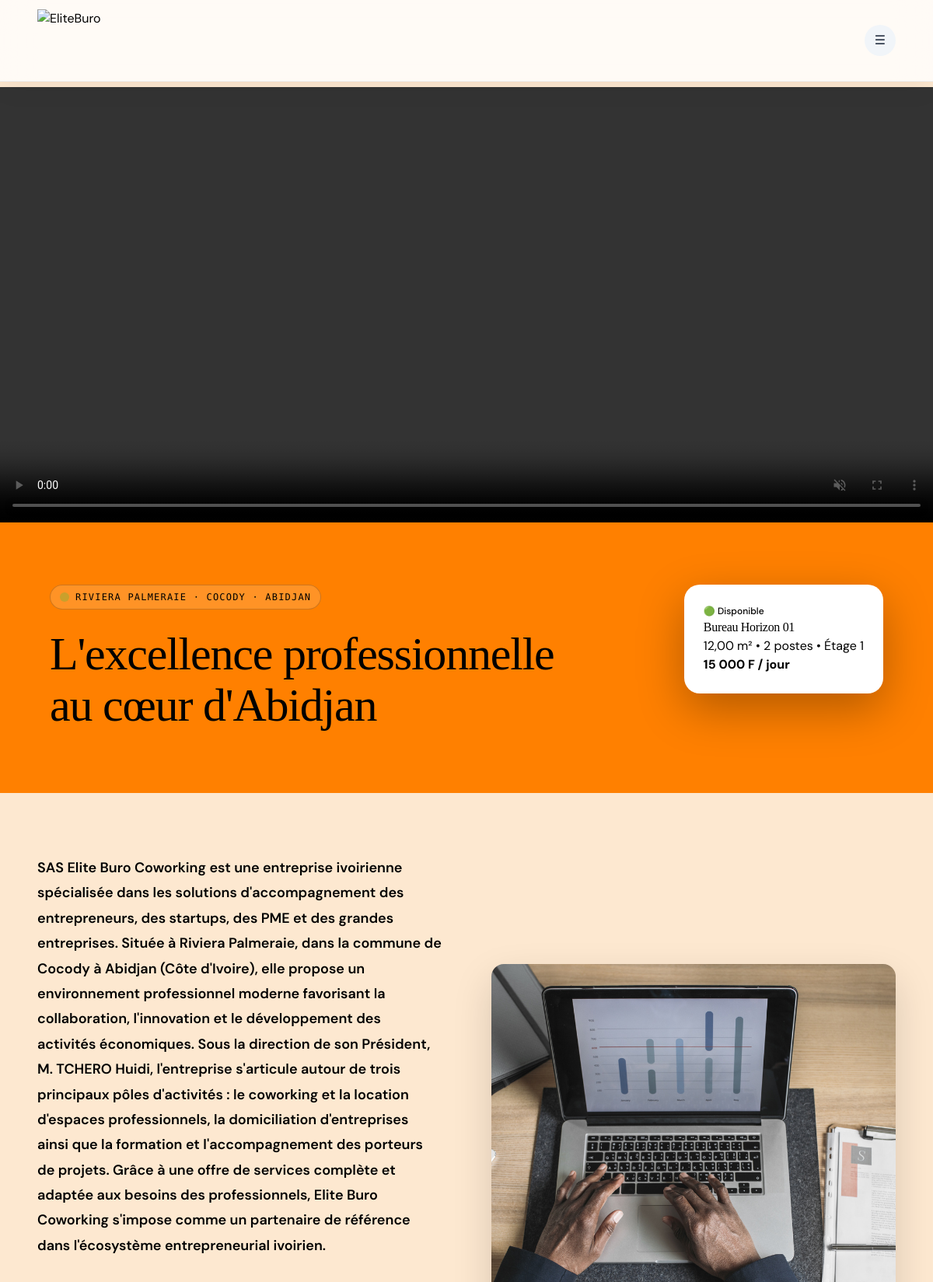
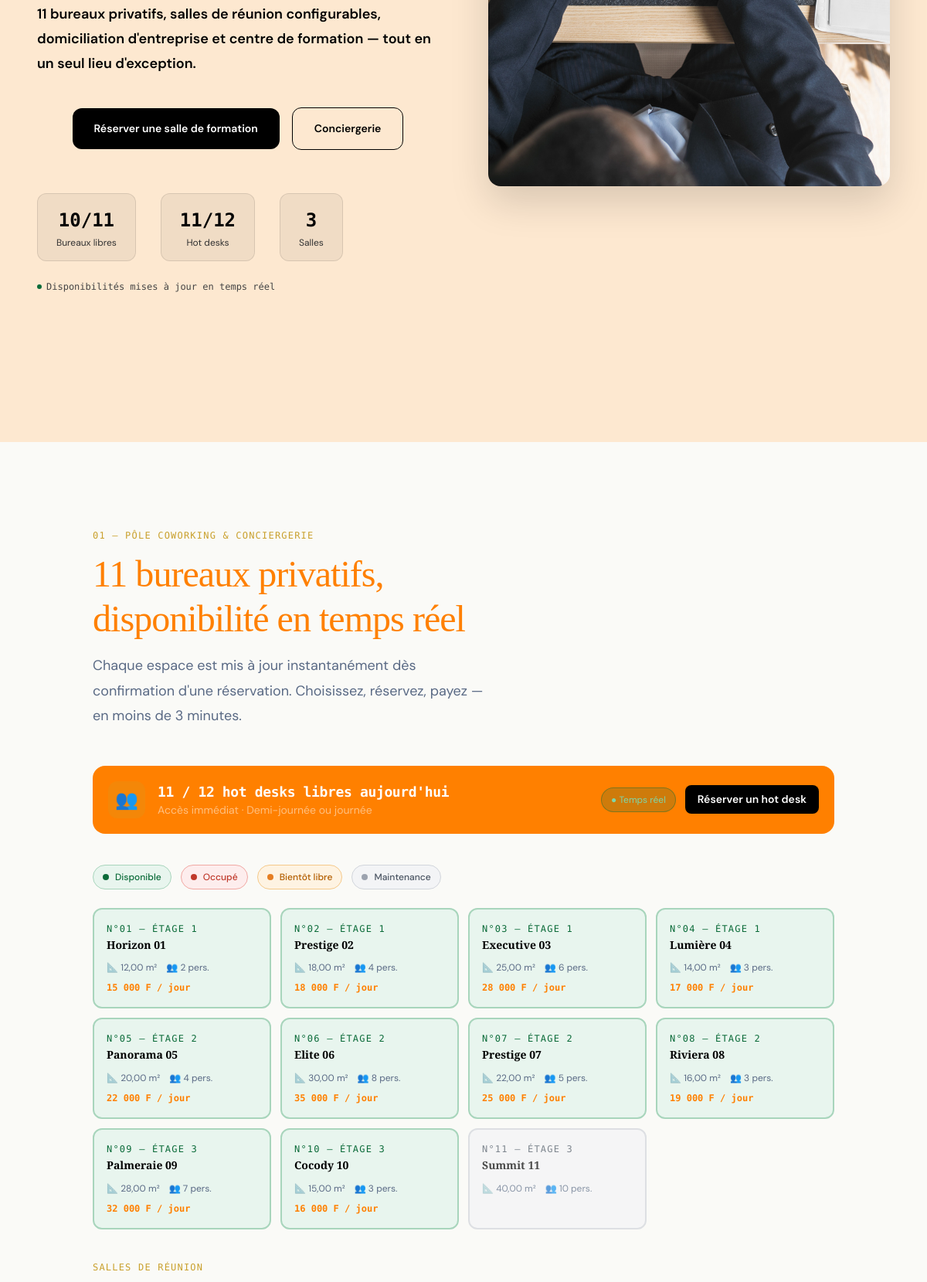
The page / (upper part) on the database its author committed (2 pictures, top to bottom).
### coworking/models.py (models this page shows, shortened)
class TimeStampedModel(models.Model):
    created_at = models.DateTimeField(auto_now_add=True)
    updated_at = models.DateTimeField(auto_now=True)
    class Meta:
        abstract = True

class Workspace(TimeStampedModel):
    espace = models.ForeignKey(CoworkingSpace, on_delete=models.CASCADE, related_name="workspaces")
    categorie = models.ForeignKey(Category, on_delete=models.CASCADE, related_name="workspaces")
    nom = models.CharField(max_length=200)
    slug = models.SlugField(max_length=220)
    description = models.TextField(blank=True, default="")
    capacite = models.PositiveIntegerField()
    superficie = models.DecimalField(max_digits=10, decimal_places=2)
    etage = models.CharField(max_length=50, blank=True, default="")
    numero = models.CharField(max_length=50, blank=True, default="")
    prix_heure = models.DecimalField(max_digits=12, decimal_places=2)
    prix_demi_journee = models.DecimalField(max_digits=12, decimal_places=2)
    prix_journee = models.DecimalField(max_digits=12, decimal_places=2)
    prix_semaine = models.DecimalField(max_digits=12, decimal_places=2)
    prix_mois = models.DecimalField(max_digits=12, decimal_places=2)
    caution = models.DecimalField(max_digits=12, decimal_places=2)
    disponible = models.BooleanField(default=True)
    vedette = models.BooleanField(default=False)
    image_principale = models.ImageField(upload_to="coworking/workspaces/images/")
    class Meta:
        verbose_name = "Workspace"
        verbose_name_plural = "Workspaces"
        unique_together = (
            "espace",
            "slug",
        )

### core/views.py (the view)
# urls.py: path('', views.home, name='home'),
def home(request):
    space = _get_or_create_fallback_space()
    cats = _get_or_create_categories()
    if not Workspace.objects.filter(espace=space).exists():
        return render(request, "core/home.html", {"STATIC_FALLBACK": True})
    workspaces_ids = list(Workspace.objects.filter(espace=space).values_list("id", flat=True))
    active_ids, upcoming_ids = get_workspace_statuses(workspaces_ids)
    all_workspaces = Workspace.objects.select_related("categorie").filter(espace=space).annotate(
        is_occupied=Case(When(id__in=active_ids, then=Value(True)), default=Value(False), output_field=BooleanField()),
        is_maintenance=Case(When(disponible=False, then=Value(True)), default=Value(False), output_field=BooleanField()),
        is_soon_free=Case(When(id__in=upcoming_ids, then=Value(True)), default=Value(False), output_field=BooleanField()),
    ).order_by("numero", "nom")
    all_workspaces_list = list(all_workspaces)
    for w in all_workspaces_list:
        w._status = build_workspace_status(w, active_ids, upcoming_ids)
        w.formatted_price = format_price(w.prix_journee)
        w.is_available = w._status == "available"
        w.is_occupied = w.id in active_ids
        w.is_maintenance = not w.disponible
        w.is_soon_free = w.id in upcoming_ids
    private_offices = [w for w in all_workspaces_list if w.categorie.nom == CAT_PRIVATE_OFFICE]
    hot_desks = [w for w in all_workspaces_list if w.categorie.nom == CAT_HOT_DESK]
    meeting_rooms_qs = [w for w in all_workspaces_list if w.categorie.nom == CAT_MEETING_ROOM]
    total_offices = len(private_offices)
    available_offices = sum(1 for w in private_offices if w.is_available)
    hot_desk_total = len(hot_desks)
    hot_desk_available = sum(1 for w in hot_desks if w.is_available)
    meeting_room_count = len(meeting_rooms_qs)
    featured_workspace = next((w for w in private_offices if w.is_available), None)
    if featured_workspace is None and private_offices:
        featured_workspace = private_offices[0]
    meeting_rooms_data = []
    for w in meeting_rooms_qs:
        equipments = list(
            WorkspaceEquipment.objects.filter(workspace=w).select_related("equipment")
        )
        meeting_rooms_data.append({
            "workspace": w,
            "equipments": [e.equipment.nom for e in equipments],
            "status": w._status,
        })
    if total_offices == 0 and hot_desk_total == 0:
        return _render_static_fallback(request)
    plans = DomiciliationPlan.objects.filter(actif=True).order_by("ordre")
    domiciliation_plans = []
    for plan in plans:
        avantages_list = [a.strip() for a in plan.avantages.split("\n") if a.strip()]
        domiciliation_plans.append({
            "id": plan.id,
            "nom": plan.nom,
            "slug": plan.slug,
            "description": plan.description,
            "prix": int(plan.prix),
            "duree": plan.durée,
            "avantages": avantages_list,
            "ordre": plan.ordre,
        })
    approved_testimonials = Testimonial.objects.filter(approuvé=True).select_related("utilisateur").order_by("-created_at")[:6]
    context: dict[str, Any] = {
        "total_offices": total_offices,
        "available_offices": available_offices,
        "hot_desk_total": hot_desk_total,
        "hot_desk_available": hot_desk_available,
        "hot_desk_available_today": hot_desk_available,
        "meeting_room_count": meeting_room_count,
        "private_offices": private_offices,
        "hot_desks": hot_desks,
        "meeting_rooms": meeting_rooms_data,
        "active_ids": active_ids,
        "upcoming_ids": upcoming_ids,
        "domiciliation_plans": domiciliation_plans,
        "testimonials": approved_testimonials,
        "featured_workspace": featured_workspace,
    }
    return render(request, "core/home.html", context)

### templates/core/home.html (shortened to what this page needs)
{% extends "layouts/base_public_landing.html" %}
{% load static %}
{% load humanize %}
{% block content %}
<section class="hero" id="accueil">
            <div class="hero-image-wrapper">
                <video
                    class="hero-video"
                        autoplay
                        muted
                        loop
                        playsinline
                        controls>
                        <source src="/media/hero.mp4" type="video/mp4">
                </video>
            </div>
            <div class="hero-below">
                <div class="hero-title-overlay">
                    <div class="badge">
                        <div class="badge-dot"></div>
                        Riviera Palmeraie · Cocody · Abidjan
                    </div>
                    <h1>
                        L'excellence
                        professionnelle
                        au cœur d'Abidjan
                    </h1>
                </div>
                <div class="floating-card">
                    {% if featured_workspace %}
                    <div class="card-status">
                        {% if featured_workspace.is_available %}🟢 Disponible{% elif featured_workspace.is_occupied %}🔴 Réservé{% elif featured_workspace.is_soon_free %}🟡 Bientôt libre{% else %}⚪ Maintenance{% endif %}
                    </div>
                    <h3>Bureau {{ featured_workspace.nom }}</h3>
                    <p>{{ featured_workspace.superficie }} m² • {{ featured_workspace.capacite }} postes • {{ featured_workspace.etage|default:"—" }}</p>
                    <strong>{{ featured_workspace.formatted_price|default:"—" }}</strong>
                    {% else %}
                    <div class="card-status">🟢 Disponible</div>
                    <h3>Bureau Panorama 05</h3>
                    <p>20 m² • 4 postes • Étage 2</p>
                    <strong>22 000 FCFA / jour</strong>
                    {% endif %}
                </div>
            </div>
        <section class="hero-content-section">
            <div class="hero-content-below">
                <p class="hero-description">
                    SAS Elite Buro Coworking est une entreprise ivoirienne spécialisée dans les solutions d'accompagnement des entrepreneurs, des startups, des PME et des grandes entreprises. Située à Riviera Palmeraie, dans la commune de Cocody à Abidjan (Côte d'Ivoire), elle propose un environnement professionnel moderne favorisant la collaboration, l'innovation et le développement des activités économiques. Sous la direction de son Président, M. TCHERO Huidi, l'entreprise s'articule autour de trois principaux pôles d'activités : le coworking et la location d'espaces professionnels, la domiciliation d'entreprises ainsi que la formation et l'accompagnement des porteurs de projets. Grâce à une offre de services complète et adaptée aux besoins des professionnels, Elite Buro Coworking s'impose comme un partenaire de référence dans l'écosystème entrepreneurial ivoirien.
                    <br><br>
                    11 bureaux privatifs, salles de réunion configurables,
                    domiciliation d'entreprise et centre de formation —
                    tout en un seul lieu d'exception.
                </p>
                <div class="hero-buttons">
                    <button class="btn-primary"
                    onclick="window.location.href='{% url 'reservation:landing' %}'">
                        Réserver une salle de formation
                    </button>
                    <button class="btn-outline"
                        onclick="window.location.href='{% url 'conciergerie:home' %}'">
                        Conciergerie
                    </button>
                </div>
                <div class="hero-stats">
                    <div class="stat-box">
                        <div class="stat-value">
                            {{ available_offices|default:"6" }}/{{ total_offices|default:"11" }}
                        </div>
                        <div class="stat-label">
                            Bureaux libres
                        </div>
                    </div>
                    <div class="stat-box">
                        <div class="stat-value">
                            {{ hot_desk_available|default:"1" }}/{{ hot_desk_total|default:"12" }}
                        </div>
                        <div class="stat-label">
                            Hot desks
                        </div>
                    </div>
                    <div class="stat-box">
                        <div class="stat-value">
                            {{ meeting_room_count|default:"3" }}
                        </div>
                        <div class="stat-label">
                            Salles
                        </div>
                    </div>
                </div>
                <div class="live-indicator">
                    <span class="live-dot"></span>
                    Disponibilités mises à jour en temps réel
                </div>
            </div>
            <div class="hero-secondary-image">
                <img
                src="/media/images3.jpeg"
                alt="Espace Elite Buro">
            </div>
        </section>
    </section>
    <section id="coworking">
        <div class="container">
            <div class="section-header">
                <div class="section-label">01 — Pôle Coworking & Conciergerie</div>
                <h2 class="section-title">11 bureaux privatifs,<br>disponibilité en temps réel</h2>
                <p class="section-description">Chaque espace est mis à jour instantanément dès confirmation d'une réservation. Choisissez, réservez, payez — en moins de 3 minutes.</p>
            </div>
<div class="hotdesk-strip">
                <div class="hotdesk-info">
                    <div class="hotdesk-icon">👥</div>
                    <div class="hotdesk-text">
                        <h3>{{ hot_desk_available_today|default:"7" }} / {{ hot_desk_total|default:"12" }} hot desks libres aujourd'hui</h3>
                        <p>Accès immédiat · Demi-journée ou journée</p>
                    </div>
                </div>
                <div class="hotdesk-actions">
                    <div class="badge-realtime">● Temps réel</div>
                    <button class="btn-reserve">Réserver un hot desk</button>
                </div>
            </div>
            <div class="status-legend">
                <div class="status-badge" style="background-color: #E8F5EE; color: #0B6B39; border: 1px solid #A8D5BC;">
                    <div class="status-dot" style="background-color: #0B6B39;"></div>
                    Disponible
                </div>
                <div class="status-badge" style="background-color: #FDEDED; color: #C0392B; border: 1px solid #F1A8A3;">
                    <div class="status-dot" style="background-color: #C0392B;"></div>
                    Occupé
                </div>
                <div class="status-badge" style="background-color: #FEF3E2; color: #B35E00; border: 1px solid #F5C98A;">
                    <div class="status-dot" style="background-color: #E67E22;"></div>
                    Bientôt libre
                </div>
                <div class="status-badge" style="background-color: #F3F4F6; color: #4B5563; border: 1px solid #D1D5DB;">
                    <div class="status-dot" style="background-color: #9CA3AF;"></div>
                    Maintenance
                </div>
            </div>
            <div class="office-grid">
                {% for w in private_offices %}
                {% if w.is_occupied %}
                <div class="office-card" style="border-color: #F1A8A3; background-color: #FDEDED;">
                    <div class="office-id" style="color: #C0392B;">{{ w.numero }} — {{ w.etage }}</div>
                    <div class="office-name">{{ w.nom }}</div>
                    <div class="office-specs">
                        <span>📐 {{ w.superficie }} m²</span>
                        <span>👥 {{ w.capacite }} pers.</span>
                    </div>
                    <div class="office-price" style="color: #C0392B;">Réservé</div>
                </div>
                {% elif w.is_maintenance %}
                <div class="office-card" style="border-color: #D1D5DB; background-color: #F3F4F6; opacity: 0.7;">
                    <div class="office-id" style="color: #4B5563;">{{ w.numero }} — {{ w.etage }}</div>
                    <div class="office-name">{{ w.nom }}</div>
                    <div class="office-specs">
                        <span>📐 {{ w.superficie }} m²</span>
                        <span>👥 {{ w.capacite }} pers.</span>
                    </div>
                </div>
                {% else %}
                <div class="office-card" style="border-color: #A8D5BC; background-color: #E8F5EE;">
                    <div class="office-id" style="color: #0B6B39;">{{ w.numero }} — {{ w.etage }}</div>
                    <div class="office-name">{{ w.nom }}</div>
                    <div class="office-specs">
                        <span>📐 {{ w.superficie }} m²</span>
                        <span>👥 {{ w.capacite }} pers.</span>
                    </div>
                    <div class="office-price">{{ w.formatted_price }}</div>
                </div>
                {% endif %}
                {% endfor %}
            </div>
            <div>
                <div class="section-label">Salles de réunion</div>
            </div>
        </div>
    </section>
{% endblock content %}

### rows shown on the page
Workspace: nom "Horizon 01", superficie "12,00", capacite "2", etage "Étage 1", formatted_price "15 000 F / jour", numero "N°01", etage "ÉTAGE 1"
Workspace: numero "N°02", etage "ÉTAGE 1", nom "Prestige 02", superficie "18,00", capacite "4", formatted_price "18 000 F / jour"
Workspace: numero "N°03", etage "ÉTAGE 1", nom "Executive 03", superficie "25,00", capacite "6", formatted_price "28 000 F / jour"
Workspace: numero "N°04", etage "ÉTAGE 1", nom "Lumière 04", superficie "14,00", capacite "3", formatted_price "17 000 F / jour"
Workspace: numero "N°05", etage "ÉTAGE 2", nom "Panorama 05", superficie "20,00", capacite "4", formatted_price "22 000 F / jour"
Workspace: numero "N°06", etage "ÉTAGE 2", nom "Elite 06", superficie "30,00", capacite "8", formatted_price "35 000 F / jour"
Workspace: numero "N°07", etage "ÉTAGE 2", nom "Prestige 07", superficie "22,00", capacite "5", formatted_price "25 000 F / jour"
Workspace: numero "N°08", etage "ÉTAGE 2", nom "Riviera 08", superficie "16,00", capacite "3", formatted_price "19 000 F / jour"
Workspace: numero "N°09", etage "ÉTAGE 3", nom "Palmeraie 09", superficie "28,00", capacite "7", formatted_price "32 000 F / jour"
Workspace: numero "N°10", etage "ÉTAGE 3", nom "Cocody 10", superficie "15,00", capacite "3", formatted_price "16 000 F / jour"
Workspace: numero "N°11", etage "ÉTAGE 3", nom "Summit 11", superficie "40,00", capacite "10"

### other values the page prints
{{ available_offices|default:"6" }} "10"
{{ total_offices|default:"11" }} "11"
{{ hot_desk_available|default:"1" }} "11"
{{ hot_desk_total|default:"12" }} "12"
{{ meeting_room_count|default:"3" }} "3"
{{ hot_desk_available_today|default:"7" }} "11"
